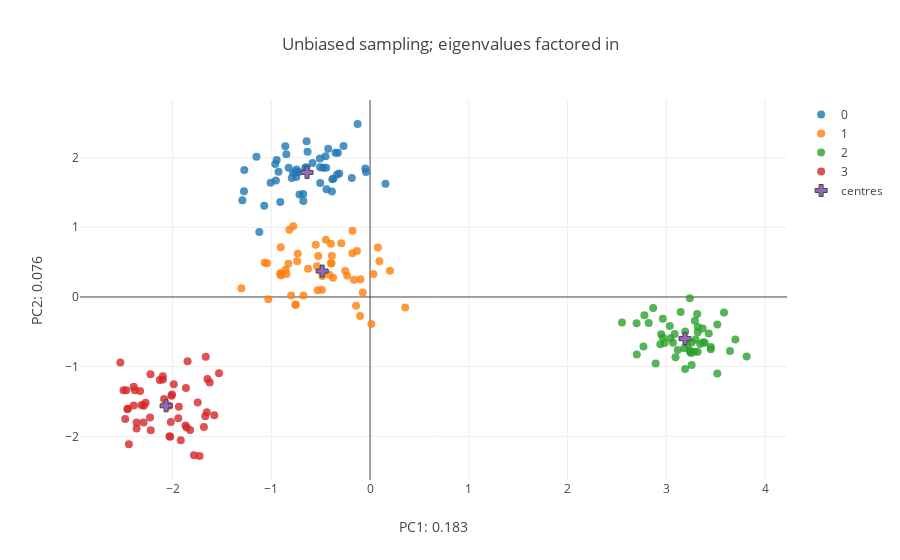

The cell this chart's notebook holds for it:
### Markdown cell above
#### II. c. Even sampling.


We can compare this output with what we would have gotten from sampling equally across our selected vectors.

For this purpose we sample equally from the same frequency vectors as in the biased scenario and perform PCA on the resulting data set.

### Code cell
#### Selecting new, equal sample sizes but derive haplotypes from the same frequency vectors.

Sizes= [50,50,50,50]
labels= np.repeat(np.array([x for x in range(N_pops)]),Sizes)

data= []

for k in range(N_pops):
    
    probs= vector_lib[Pops[k],:]
    probs= [[0,x][int(x >= 0)] for x in probs]
    probs= [[1,x][int(x <= 1)] for x in probs]
    
    m= Sizes[k]
    Haps= [[np.random.choice([1,0],p= [1-probs[x],probs[x]]) for x in range(L)] for acc in range(m)]
    
    data.extend(Haps)

data= np.array(data)
#data= scale(data)

#### clalculate pairwise genetic distances
iugen_unbiased= np.triu_indices(data.shape[0],1)

unbias_gen_diffs= pairwise_distances(data,metric= pairwise_gen)
unbias_gen_diffs= np.array(unbias_gen_diffs)

unbias_gen_diffs= unbias_gen_diffs[iugen_unbiased]

### perform PCA

n_comp = 5

pca = PCA(n_components=n_comp, whiten=False,svd_solver='randomized').fit(data)

features= pca.transform(data)# * pca.explained_variance_ratio_

var_comps= pca.explained_variance_ratio_
print("; ".join(['PC{0}: {1}'.format(x+1,round(var_comps[x],3)) for x in range(n_comp)]))
print(features.shape)


#### Calculate centroids of labelled data in feature space.
unbias_centroids= [np.mean(features[[y for y in range(features.shape[0]) if labels[y] == z],:],axis= 0) for z in range(N_pops)]
unbias_centroids= np.array(unbias_centroids)


#### Plot projections + Centroids.

fig_data= [go.Scatter(
        x = features[[x for x in range(sum(Sizes)) if labels[x] == i],0],
        y = features[[x for x in range(sum(Sizes)) if labels[x] == i],1],
        type='scatter',
        mode= "markers",
        marker= {
        'line': {'width': 0},
        'size': 8,
        'symbol': 'circle',
      "opacity": .8
      },
      name= str(i)
    ) for i in range(N_pops)]


fig_data.append(
    go.Scatter(
        x= unbias_centroids[:,0],
        y= unbias_centroids[:,1],
        type= 'scatter',
        mode= 'markers',
        name= 'centres',
        marker= {
        'line': {'width': 1},
        'size': 10,
        'symbol': 'cross'
        }
    )
)

layout = go.Layout(
    title= 'Unbiased sampling; eigenvalues factored in',
    yaxis=dict(
        title='PC2: {}'.format(round(var_comps[1],3))),
    xaxis=dict(
    title= 'PC1: {}'.format(round(var_comps[0],3))),
)

fig = go.Figure(data=fig_data, layout=layout)
iplot(fig)

### Figure 1 — Plotly figure (JSON) as saved in the notebook; plotly's stock layout.template omitted (floating-point values rounded to 4 significant figures)
{"data": [{"marker": {"line": {"width": 0}, "opacity": 0.8, "size": 8, "symbol": "circle"}, "mode": "markers", "name": "0", "type": "scatter", "x": [-0.9265, -0.3262, -0.3709, -0.4239, -1.007, -0.6759, -0.7471, -0.3337, -0.7927, -0.3498, -0.6767, -0.8479, -0.126, -0.8245, -0.2688, -1.15, -1.273, -0.5075, -0.7494, -0.3817, -0.4508, -0.1846, -0.7146, -0.4409, -0.04795, -0.7796, -0.7252, -0.9602, -0.4733, -0.9092, -1.276, -0.7445, -0.6548, -0.9533, -1.293, -0.3116, -0.8582, -0.6433, -0.6425, -1.071, -0.6326, -1.121, -0.5822, -0.5057, -0.4446, 0.1559, -0.3862, -0.5049, -0.04092, -0.9451], "y": [1.795, 2.071, 1.7, 2.129, 1.638, 1.379, 1.722, 1.759, 1.706, 2.068, 1.478, 2.047, 2.482, 1.856, 2.166, 2.011, 1.82, 1.988, 1.788, 1.691, 2.019, 1.708, 1.471, 1.546, 1.842, 1.787, 1.793, 1.91, 1.853, 1.364, 1.518, 1.83, 1.86, 1.673, 1.387, 1.772, 2.164, 1.859, 2.235, 1.309, 2.085, 0.9331, 1.924, 1.863, 1.855, 1.623, 1.515, 1.635, 1.794, 1.964]}, {"marker": {"line": {"width": 0}, "opacity": 0.8, "size": 8, "symbol": "circle"}, "mode": "markers", "name": "1", "type": "scatter", "x": [-0.7534, -0.3743, -1.067, -0.3971, -0.8556, -0.2316, -0.5502, -0.1327, -0.8455, -0.91, -0.7326, -0.1622, -0.6279, -1.042, -1.303, -0.3913, -0.2915, 0.07918, 0.356, -0.8169, -0.3863, -0.4121, -0.9062, -0.5364, 0.03367, -0.2512, -0.1414, -0.09751, -0.9045, -0.6753, -0.5247, -0.1786, -0.1792, -0.3957, -0.8274, -0.7559, -0.5304, 0.09459, -0.9004, 0.2016, -0.7378, -0.7991, -0.07406, -0.4472, -1.03, -0.4826, 0.01344, -0.4876, -0.7783, -0.1015], "y": [-0.1102, 0.2746, 0.4895, 0.763, 0.3916, 0.3051, 0.7496, 0.6581, 0.3297, 0.3256, 0.6212, 0.2486, 0.4056, 0.4825, 0.1269, 0.4855, 0.7716, 0.7109, -0.1503, 0.9657, 0.5899, 0.3201, 0.3443, 0.4404, 0.3294, 0.3745, -0.1257, 0.2531, 0.7133, 0.02245, 0.5889, 0.9506, 0.6271, 0.4831, 0.4784, -0.1116, 0.09787, 0.5119, 0.3069, 0.3751, 0.5115, 0.02214, 0.06491, 0.8199, -0.03408, 0.3002, -0.3883, 0.1023, 1.016, -0.2733]}, {"marker": {"line": {"width": 0}, "opacity": 0.8, "size": 8, "symbol": "circle"}, "mode": "markers", "name": "2", "type": "scatter", "x": [2.778, 3.239, 3.24, 2.821, 2.947, 3.19, 3.312, 2.768, 2.964, 3.449, 2.892, 3.034, 3.237, 3.256, 3.286, 2.7, 3.698, 3.813, 3.516, 3.092, 2.55, 3.367, 3.041, 3.25, 2.938, 3.316, 3.083, 3.145, 2.982, 3.45, 3.515, 3.18, 3.318, 3.644, 3.289, 3.388, 3.115, 2.866, 3.429, 3.318, 3.374, 3.256, 2.699, 3.213, 2.965, 3.067, 3.191, 3.342, 3.583, 3.295], "y": [-0.2631, -0.7667, -0.7862, -0.3722, -0.5332, -1.034, -0.2451, -0.7118, -0.3121, -0.7504, -0.9539, -0.4167, -0.01977, -0.9751, -0.7857, -0.8255, -0.6108, -0.8538, -0.3956, -0.8651, -0.367, -0.4532, -0.5917, -0.8034, -0.6772, -0.7875, -0.5308, -0.2153, -0.6602, -0.7166, -1.099, -0.736, -0.4313, -0.7745, -0.3404, -0.6554, -0.7616, -0.1567, -0.5227, -0.5075, -0.6514, -0.6521, -0.377, -0.6832, -0.5841, -0.6557, -0.4942, -0.6756, -0.223, -0.6094]}, {"marker": {"line": {"width": 0}, "opacity": 0.8, "size": 8, "symbol": "circle"}, "mode": "markers", "name": "3", "type": "scatter", "x": [-2.272, -1.726, -1.936, -1.847, -1.783, -2.479, -2.098, -1.623, -2.528, -2.01, -1.668, -2.293, -2.221, -2.496, -2.393, -2.452, -2.017, -2.363, -1.917, -1.745, -2.033, -1.822, -2.381, -2.223, -2.442, -2.005, -2.468, -1.941, -2.29, -1.988, -1.664, -1.857, -2.129, -1.653, -2.098, -1.529, -2.363, -1.864, -2.457, -1.682, -2.031, -2.315, -1.869, -2.023, -2.085, -2.328, -2.392, -2.227, -1.646, -1.577], "y": [-1.519, -2.282, -1.574, -0.9207, -2.27, -1.753, -1.185, -1.226, -0.9402, -1.418, -1.71, -1.8, -1.912, -1.34, -1.556, -1.605, -1.794, -1.886, -2.057, -1.513, -1.562, -1.908, -1.339, -1.108, -2.114, -1.398, -1.339, -1.741, -1.559, -1.252, -0.8566, -1.874, -1.192, -1.654, -1.138, -1.096, -1.8, -1.307, -1.606, -1.865, -1.998, -1.548, -1.843, -2.007, -1.465, -1.347, -1.287, -1.73, -1.177, -1.697]}, {"marker": {"line": {"width": 1}, "size": 10, "symbol": "cross"}, "mode": "markers", "name": "centres", "type": "scatter", "x": [-0.638, -0.485, 3.188, -2.065], "y": [1.788, 0.3711, -0.5974, -1.561]}], "layout": {"title": "Unbiased sampling; eigenvalues factored in", "xaxis": {"title": "PC1: 0.183"}, "yaxis": {"title": "PC2: 0.076"}}}
